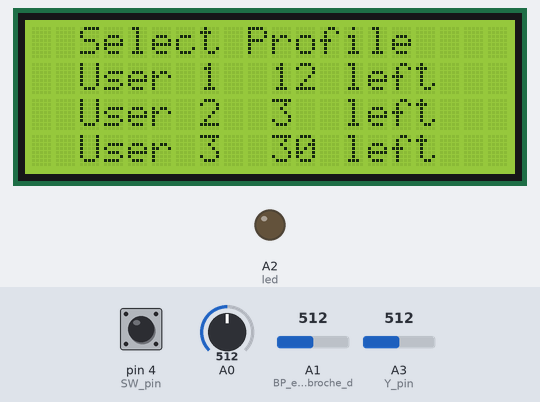
Bench run of a sketch on a simulated Arduino Uno, built with avr-gcc and run on an emulated ATmega328P. Shown: 20×4 character LCD, output pins drawn as LEDs (lit = HIGH). The inputs (shaded band) are chosen by the test bench; at power-on: A3 (Y_pin) = 512, pin 4 (SW_pin) HIGH, A0 = 512, A1 (BP_est_une_broche_d) = 512.

Above: at 1.3 s.
1.4 s: A3 (Y_pin) set to 216
2.9 s: A3 (Y_pin) set to 184
4.9 s: A3 (Y_pin) set to 900
7.9 s: pin 4 (SW_pin) pulled LOW for 3.2 s
At 8.3 s:
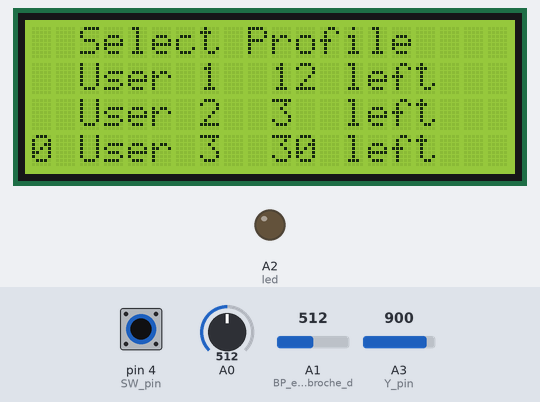
Timing chart, 0 to 10.9 s (numbered marks = the images above; inputs shaded):
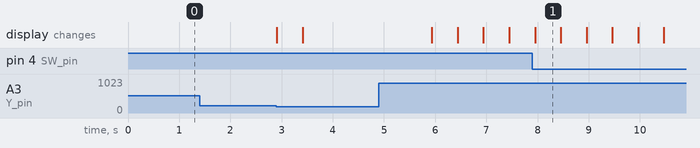

The sketch:

Projet_II_Gr11-23_Arduino.ino
```cpp
// Inclut la bibliothèque Arduino Stepper.h:
#include <Stepper.h>
#include <Wire.h>
#include <LiquidCrystal_I2C.h>

// Définit le nombre de pas par rotation:
const int stepsPerRevolution = 512;
// Câblage:
// Broche 8 à IN1 sur le pilote ULN2003
// Broche 9 à IN2 sur le pilote ULN2003
// Broche 10 à IN3 sur le pilote ULN2003
// Broche 11 à IN4 sur le pilote ULN2003
// Créez un objet stepper appelé 'myStepper', notez l'ordre des broches:

int led = A2;

//Init joystick variables
const int SW_pin = 4;
const int X_pin = 2;
const int Y_pin = 3;

//Init LCD variables
LiquidCrystal_I2C lcd(0x27,20,4);


Stepper myStepper = Stepper ( stepsPerRevolution, 8, 10, 9, 11 ) ;

//Nombre de boissons restants par utilisateur
int leftUser1 = 12;
int leftUser2 = 3;
int leftUser3 = 30;

int Metal = 0; //0 =pas de métal, 1 = métal

void setup() {

//contenu de l'initialisation
  pinMode(led, OUTPUT); //L1 est une broche de sortie
  pinMode(A1, INPUT); // BP est une broche d'entree
  pinMode(A0, INPUT);

  pinMode(SW_pin, INPUT);
  digitalWrite(SW_pin, HIGH);

  lcd.init(); // initialisation de l'afficheur

// Réglez la vitesse sur 5 tr / min:
  myStepper.setSpeed(15);
// Commencez la communication série à une vitesse de transmission de 9600:
  Serial.begin(9600);


    //Initialisation de l'affichage de l'écran
    lcd.clear();

    lcd.setCursor(2, 0);
    lcd.print("Select Profile");

    lcd.setCursor(2, 1);
    lcd.print("User 1");
    lcd.setCursor(10, 1);
    lcd.print(String(leftUser1));
    lcd.setCursor(13, 1);
    lcd.print("left");


    lcd.setCursor(2, 2);
    lcd.print("User 2");
    lcd.setCursor(10, 2);
    lcd.print(String(leftUser2));
    lcd.setCursor(13, 2);
    lcd.print("left");


    lcd.setCursor(2, 3);
    lcd.print("User 3");
    lcd.setCursor(10, 3);
    lcd.print(String(leftUser3));
    lcd.setCursor(13, 3);
    lcd.print("left");

}
//initialisation des variables
int cursorX = 0;
int cursorY = 1;
int SelectedProfile = 0;
String actualScreen = "Home";

int i = 0;

void loop() {
  lcd.backlight();

  //Interprétation du signal de sortie du circuit
  if(analogRead(A0) >=100){
    Metal = 1;
  }else{
    i = i + 1;
    if(i>=200){
      i = 0;
      Metal = 0;
    }
  }

  //déplacement curseur
  if(digitalRead(SW_pin) == 0){
    lcd.setCursor(cursorX,cursorY);
    lcd.print("0");
    SelectedProfile = cursorY;
    delay(500);
  }
  if(analogRead(Y_pin)<=200){
    lcd.setCursor(cursorX, cursorY);
    lcd.print(" ");
    cursorY = cursorY - 1;
    lcd.setCursor(cursorX,cursorY);
    lcd.print("X");
    delay(500);
  }

    if(analogRead(Y_pin)>=900){
    lcd.setCursor(cursorX, cursorY);
    lcd.print(" ");
    cursorY = cursorY + 1;
    lcd.setCursor(cursorX, cursorY);
    lcd.print("X");
    delay(500);

  }

  /*if(analogRead(X_pin)>=100){
    cursorX = cursorX + 1;
    lcd.setCursor(cursorX, cursorY);
    lcd.print("X");
    delay(500);
  }
    if(analogRead(X_pin)<=1){
    cursorX = cursorX - 1;
    lcd.setCursor(cursorX, cursorY);
    lcd.print("X");
    delay(500);

  }*/
// Étape d'une révolution dans une direction:

  if(analogRead(A1) < 500 and Metal == 0) // Si test est à l'état bas
  {
    if(SelectedProfile == 1 and leftUser1>0 or SelectedProfile==2 and leftUser2>0 or SelectedProfile==3 and leftUser3>0){
      digitalWrite(led, HIGH); // Allumer L1
      myStepper.step(stepsPerRevolution);
      int j = 0;
      int arrived = 0;
      while(analogRead(A0)<= 100 and j<=1500 and arrived == 0){
        j ++;
        delay(10);
        if(analogRead(A0)>=100){
          arrived = 1;
        }
      }
      if(arrived == 1){
        if(SelectedProfile == 1){
          leftUser1 = leftUser1 - 1;
          lcd.setCursor(10, 1);
          lcd.print("  ");
          lcd.setCursor(10, 1);
          lcd.print(String(leftUser1));
        }
        if(SelectedProfile == 2){
          leftUser2 = leftUser2 -1;
          lcd.setCursor(10, 2);
          lcd.print("  ");
          lcd.setCursor(10, 2);
          lcd.print(String(leftUser2));
        }
        if(SelectedProfile == 3){
          leftUser3 = leftUser3 - 1;
          lcd.setCursor(10, 3);
          lcd.print("  ");
          lcd.setCursor(10, 3);
          lcd.print(String(leftUser3));
        }
      }
    SelectedProfile = 0;
    }
  }
  else // Sinon
  {
    digitalWrite(led, LOW); // Eteindre L1
  }


// // Étape d'une révolution dans l'autre sens:
// Serial.println("counterclockwise");
//   myStepper.step(-stepsPerRevolution);
//   delay(500);
}
```

Measured:
- after the input at 1.4 s, every drawn part: stays the same
- after the input at 7.9 s, the display: changes after 0.05 s (image 1)
- what the display in image 1 shows lasts 0.5 s, from 8.0 s to 8.5 s
